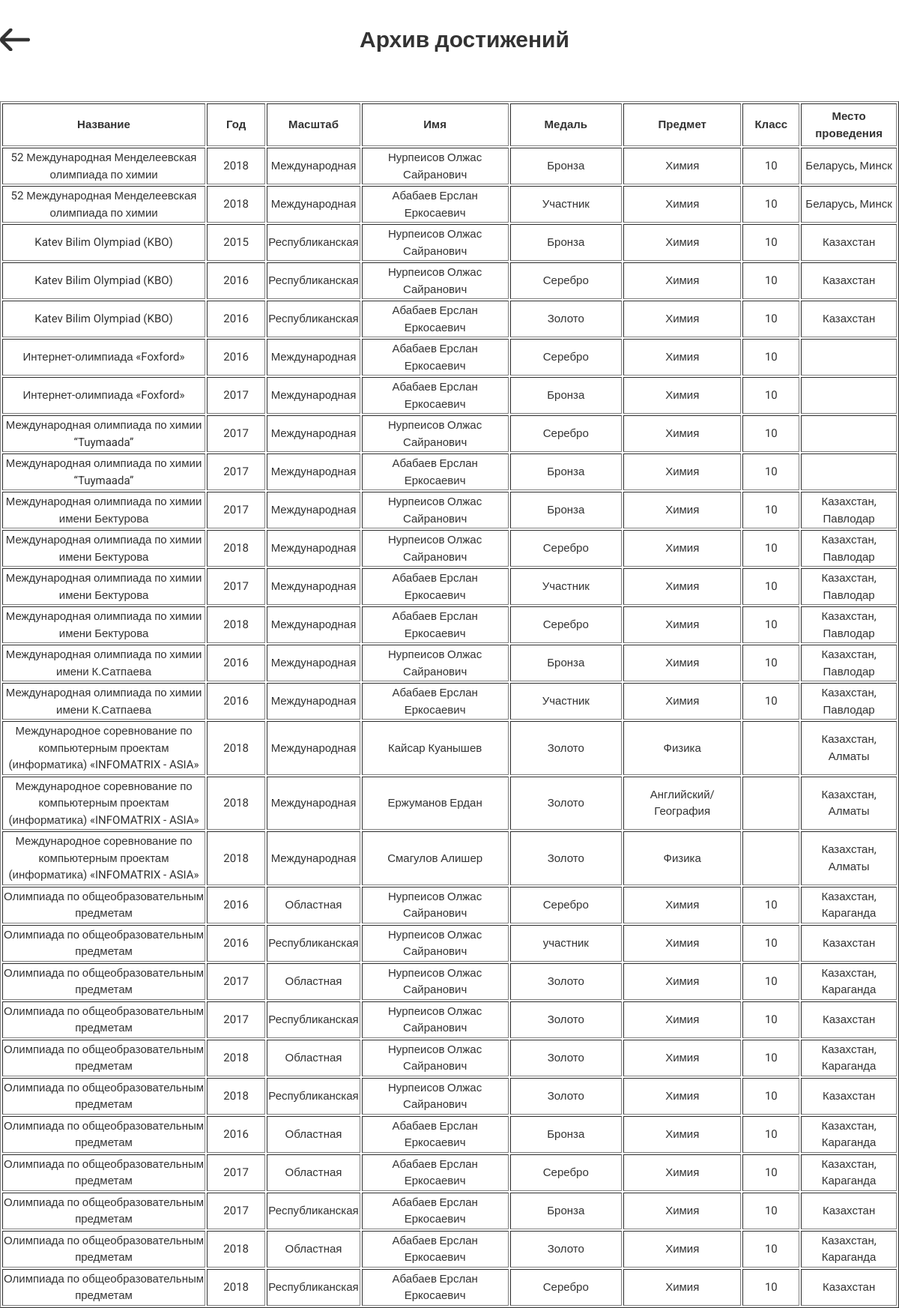
Page /assets/pages/table.php on the committed database.
### tables this page shows
CREATE TABLE `achievement` (
  `id` int(11) NOT NULL,
  `title` varchar(255) DEFAULT NULL,
  `year` varchar(255) DEFAULT NULL,
  `scope` varchar(255) DEFAULT NULL,
  `name` varchar(255) DEFAULT NULL,
  `medal` varchar(255) DEFAULT NULL,
  `subject` varchar(255) DEFAULT NULL,
  `teacher` varchar(255) DEFAULT NULL,
  `grade` varchar(255) DEFAULT NULL,
  `location` varchar(255) DEFAULT NULL
);

### assets/pages/table.php (the view, shortened to what this page needs)
<?php require "../../includes/config.php"; ?>
<!DOCTYPE html>
<html>
<head>
    <link rel="stylesheet" type="text/css" href="../style/style_table.css">
</head>
<body>
    <div class="table_all_header">
        <div class="container">
            <div class="table_header">
                <a class="table_head_arrow" href="../../index.php#rating_link"></a>
                <div class="table_head_title">
                    Архив достижений
                </div>
            </div>
        </div>
    </div>
    <div class="content">
        <div class="container">
            <table class="all_table" border="1">
                <tr>
                    <th class="th_olympiad">Название</th>
                    <th class="th_year">Год</th>
                    <th class="th_scope">Масштаб</th>
                    <th class="th_name">Имя</th>
                    <th class="th_medal">Медаль</th>
                    <th class="th_subject">Предмет</th>
                    <th class="th_class">Класс</th>
                    <th class="th_location">Место проведения</th>
                </tr>
                <?php
                  $result = mysqli_query($connection, 'SELECT * FROM achievement ORDER BY title');
                  while ( ($record = mysqli_fetch_assoc($result)) ){
                      echo '<tr><td>'.
                      $record['title']
                      .'</td>'.'<td>'.
                      $record['year']
                      .'</td>'.'<td>'.
                      $record['scope']
                      .'</td>'.'<td>'.
                      $record['name']
                      .'</td>'.'<td>'.
                      $record['medal']
                      .'</td>'.'<td>'.
                      $record['subject']
                      .'</td>'.'<td>'.
                      $record['grade']
                      .'</td>'.'<td>'.
                      $record['location']
                      .'</td></tr>';
                  }
                ?>
            </table>
        </div>
    </div>
</body>
</html>

### assets/style/style_table.css (style rules this page uses)
body { margin: 0; font-family: 'Roboto', sans-serif; font-size: 15px; line-height: 1.5; color: #333; }
.container { width: 100%; max-width: 1200px; margin: 0 auto; }
.table_all_header { padding: 30px 0px 60px; }
.table_header { display: flex; justify-content: center; align-items: center; }
.table_head_arrow { background: url("../images/arrow/arrow_black.png") no-repeat center; background-size: cover; height: 30px; width: 40px; }
.table_head_title { font-size: 30px; font-weight: 700; color: #333; margin: 0 auto; }
.content { display: flex; }
.all_table { text-align: center; }
.th_olympiad { padding: 5px 70px; }
.th_year { padding: 5px 25px; }
.th_scope { padding: 5px 25px; }
.th_name { padding: 5px 80px; }
.th_medal { padding: 5px 45px; }
.th_subject { padding: 5px 45px; }
.th_class { padding: 5px 15px; }
.th_location { padding: 5px 15px; }

### rows in the picture
achievement: title "52 Международная Менделеевская олимпиада по химии", year "2018", scope "Международная", name "Нурпеисов Олжас Сайранович", medal "Бронза", subject "Химия", grade "10", location "Беларусь, Минск"
achievement: title "52 Международная Менделеевская олимпиада по химии", year "2018", scope "Международная", name "Абабаев Ерслан Еркосаевич", medal "Участник", subject "Химия", grade "10", location "Беларусь, Минск"
achievement: title "Katev Bilim Olympiad (KBO)", year "2015", scope "Республиканская", name "Нурпеисов Олжас Сайранович", medal "Бронза", subject "Химия", grade "10", location "Казахстан"
achievement: title "Katev Bilim Olympiad (KBO)", year "2016", scope "Республиканская", name "Нурпеисов Олжас Сайранович", medal "Серебро", subject "Химия", grade "10", location "Казахстан"
achievement: title "Katev Bilim Olympiad (KBO)", year "2016", scope "Республиканская", name "Абабаев Ерслан Еркосаевич", medal "Золото", subject "Химия", grade "10", location "Казахстан"
achievement: title "Интернет-олимпиада «Foxford»", year "2016", scope "Международная", name "Абабаев Ерслан Еркосаевич", medal "Серебро", subject "Химия", grade "10"
achievement: title "Интернет-олимпиада «Foxford»", year "2017", scope "Международная", name "Абабаев Ерслан Еркосаевич", medal "Бронза", subject "Химия", grade "10"
achievement: title "Международная олимпиада по химии “Tuymaada”", year "2017", scope "Международная", name "Нурпеисов Олжас Сайранович", medal "Серебро", subject "Химия", grade "10"
achievement: title "Международная олимпиада по химии “Tuymaada”", year "2017", scope "Международная", name "Абабаев Ерслан Еркосаевич", medal "Бронза", subject "Химия", grade "10"
achievement: title "Международная олимпиада по химии имени Бектурова", year "2017", scope "Международная", name "Нурпеисов Олжас Сайранович", medal "Бронза", subject "Химия", grade "10", location "Казахстан, Павлодар"
achievement: title "Международная олимпиада по химии имени Бектурова", year "2018", scope "Международная", name "Нурпеисов Олжас Сайранович", medal "Серебро", subject "Химия", grade "10", location "Казахстан, Павлодар"
achievement: title "Международная олимпиада по химии имени Бектурова", year "2017", scope "Международная", name "Абабаев Ерслан Еркосаевич", medal "Участник", subject "Химия", grade "10", location "Казахстан, Павлодар"
achievement: title "Международная олимпиада по химии имени Бектурова", year "2018", scope "Международная", name "Абабаев Ерслан Еркосаевич", medal "Серебро", subject "Химия", grade "10", location "Казахстан, Павлодар"
achievement: title "Международная олимпиада по химии имени К.Сатпаева", year "2016", scope "Международная", name "Нурпеисов Олжас Сайранович", medal "Бронза", subject "Химия", grade "10", location "Казахстан, Павлодар"
achievement: title "Международная олимпиада по химии имени К.Сатпаева", year "2016", scope "Международная", name "Абабаев Ерслан Еркосаевич", medal "Участник", subject "Химия", grade "10", location "Казахстан, Павлодар"
achievement: title "Международное соревнование по компьютерным проектам (информатика) «INFOMATRIX - ASIA»", year "2018", scope "Международная", name "Кайсар Куанышев", medal "Золото", subject "Физика", location "Казахстан, Алматы"
achievement: title "Международное соревнование по компьютерным проектам (информатика) «INFOMATRIX - ASIA»", year "2018", scope "Международная", name "Ержуманов Ердан", medal "Золото", subject "Английский/География", location "Казахстан, Алматы"
achievement: title "Международное соревнование по компьютерным проектам (информатика) «INFOMATRIX - ASIA»", year "2018", scope "Международная", name "Смагулов Алишер", medal "Золото", subject "Физика", location "Казахстан, Алматы"
achievement: title "Олимпиада по общеобразовательным предметам", year "2016", scope "Областная", name "Нурпеисов Олжас Сайранович", medal "Серебро", subject "Химия", grade "10", location "Казахстан, Караганда"
achievement: title "Олимпиада по общеобразовательным предметам", year "2016", scope "Республиканская", name "Нурпеисов Олжас Сайранович", medal "участник", subject "Химия", grade "10", location "Казахстан"
achievement: title "Олимпиада по общеобразовательным предметам", year "2017", scope "Областная", name "Нурпеисов Олжас Сайранович", medal "Золото", subject "Химия", grade "10", location "Казахстан, Караганда"
achievement: title "Олимпиада по общеобразовательным предметам", year "2017", scope "Республиканская", name "Нурпеисов Олжас Сайранович", medal "Золото", subject "Химия", grade "10", location "Казахстан"
achievement: title "Олимпиада по общеобразовательным предметам", year "2018", scope "Областная", name "Нурпеисов Олжас Сайранович", medal "Золото", subject "Химия", grade "10", location "Казахстан, Караганда"
achievement: title "Олимпиада по общеобразовательным предметам", year "2018", scope "Республиканская", name "Нурпеисов Олжас Сайранович", medal "Золото", subject "Химия", grade "10", location "Казахстан"
achievement: title "Олимпиада по общеобразовательным предметам", year "2016", scope "Областная", name "Абабаев Ерслан Еркосаевич", medal "Бронза", subject "Химия", grade "10", location "Казахстан, Караганда"
achievement: title "Олимпиада по общеобразовательным предметам", year "2017", scope "Областная", name "Абабаев Ерслан Еркосаевич", medal "Серебро", subject "Химия", grade "10", location "Казахстан, Караганда"
achievement: title "Олимпиада по общеобразовательным предметам", year "2017", scope "Республиканская", name "Абабаев Ерслан Еркосаевич", medal "Бронза", subject "Химия", grade "10", location "Казахстан"
achievement: title "Олимпиада по общеобразовательным предметам", year "2018", scope "Областная", name "Абабаев Ерслан Еркосаевич", medal "Золото", subject "Химия", grade "10", location "Казахстан, Караганда"
achievement: title "Олимпиада по общеобразовательным предметам", year "2018", scope "Республиканская", name "Абабаев Ерслан Еркосаевич", medal "Серебро", subject "Химия", grade "10", location "Казахстан"
